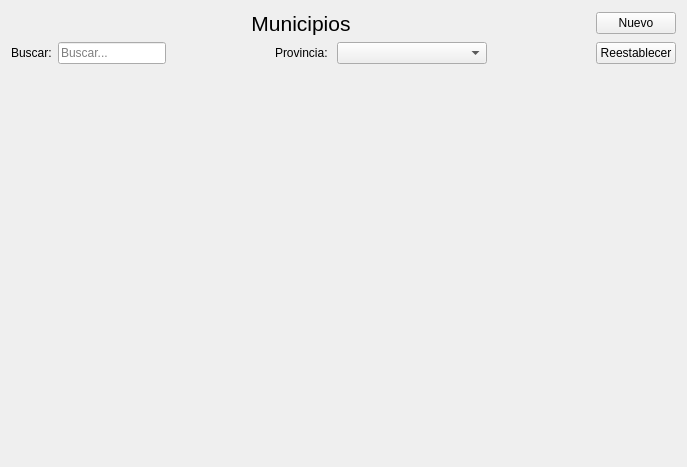
<?xml version="1.0" encoding="UTF-8"?>
<ui version="4.0">
 <class>MunicipiosIndex</class>
 <widget class="QWidget" name="MunicipiosIndex">
  <property name="geometry">
   <rect>
    <x>0</x>
    <y>0</y>
    <width>687</width>
    <height>467</height>
   </rect>
  </property>
  <property name="windowTitle">
   <string>Form</string>
  </property>
  <layout class="QVBoxLayout" name="verticalLayout" stretch="1,1,6">
   <item>
    <layout class="QHBoxLayout" name="horizontalLayout">
     <item>
      <spacer name="horizontalSpacer_2">
       <property name="orientation">
        <enum>Qt::Horizontal</enum>
       </property>
       <property name="sizeHint" stdset="0">
        <size>
         <width>40</width>
         <height>20</height>
        </size>
       </property>
      </spacer>
     </item>
     <item>
      <widget class="QLabel" name="label">
       <property name="font">
        <font>
         <pointsize>16</pointsize>
        </font>
       </property>
       <property name="text">
        <string>Municipios</string>
       </property>
       <property name="alignment">
        <set>Qt::AlignCenter</set>
       </property>
      </widget>
     </item>
     <item>
      <spacer name="horizontalSpacer_3">
       <property name="orientation">
        <enum>Qt::Horizontal</enum>
       </property>
       <property name="sizeType">
        <enum>QSizePolicy::MinimumExpanding</enum>
       </property>
       <property name="sizeHint" stdset="0">
        <size>
         <width>50</width>
         <height>20</height>
        </size>
       </property>
      </spacer>
     </item>
     <item>
      <widget class="QPushButton" name="bt_create">
       <property name="cursor">
        <cursorShape>PointingHandCursor</cursorShape>
       </property>
       <property name="text">
        <string>Nuevo</string>
       </property>
       <property name="icon">
        <iconset>
         <normaloff>images/icons8-plus-24.svg</normaloff>images/icons8-plus-24.svg</iconset>
       </property>
       <property name="iconSize">
        <size>
         <width>32</width>
         <height>32</height>
        </size>
       </property>
      </widget>
     </item>
    </layout>
   </item>
   <item>
    <layout class="QHBoxLayout" name="horizontalLayout_2">
     <item>
      <widget class="QLabel" name="label_2">
       <property name="text">
        <string>Buscar:</string>
       </property>
      </widget>
     </item>
     <item>
      <widget class="QLineEdit" name="le_search">
       <property name="text">
        <string/>
       </property>
       <property name="placeholderText">
        <string>Buscar...</string>
       </property>
      </widget>
     </item>
     <item>
      <spacer name="horizontalSpacer">
       <property name="orientation">
        <enum>Qt::Horizontal</enum>
       </property>
       <property name="sizeHint" stdset="0">
        <size>
         <width>40</width>
         <height>20</height>
        </size>
       </property>
      </spacer>
     </item>
     <item>
      <widget class="QLabel" name="label_3">
       <property name="text">
        <string>Provincia: </string>
       </property>
      </widget>
     </item>
     <item>
      <widget class="QComboBox" name="cb_provincia">
       <property name="minimumSize">
        <size>
         <width>150</width>
         <height>0</height>
        </size>
       </property>
       <property name="placeholderText">
        <string>Provincia</string>
       </property>
      </widget>
     </item>
     <item>
      <spacer name="horizontalSpacer_4">
       <property name="orientation">
        <enum>Qt::Horizontal</enum>
       </property>
       <property name="sizeHint" stdset="0">
        <size>
         <width>40</width>
         <height>20</height>
        </size>
       </property>
      </spacer>
     </item>
     <item>
      <widget class="QPushButton" name="bt_refresh">
       <property name="cursor">
        <cursorShape>PointingHandCursor</cursorShape>
       </property>
       <property name="text">
        <string>Reestablecer</string>
       </property>
       <property name="icon">
        <iconset>
         <normaloff>images/refresh.svg</normaloff>images/refresh.svg</iconset>
       </property>
       <property name="iconSize">
        <size>
         <width>32</width>
         <height>32</height>
        </size>
       </property>
      </widget>
     </item>
    </layout>
   </item>
   <item>
    <layout class="QHBoxLayout" name="layout_tabla"/>
   </item>
  </layout>
 </widget>
 <resources/>
 <connections/>
</ui>
